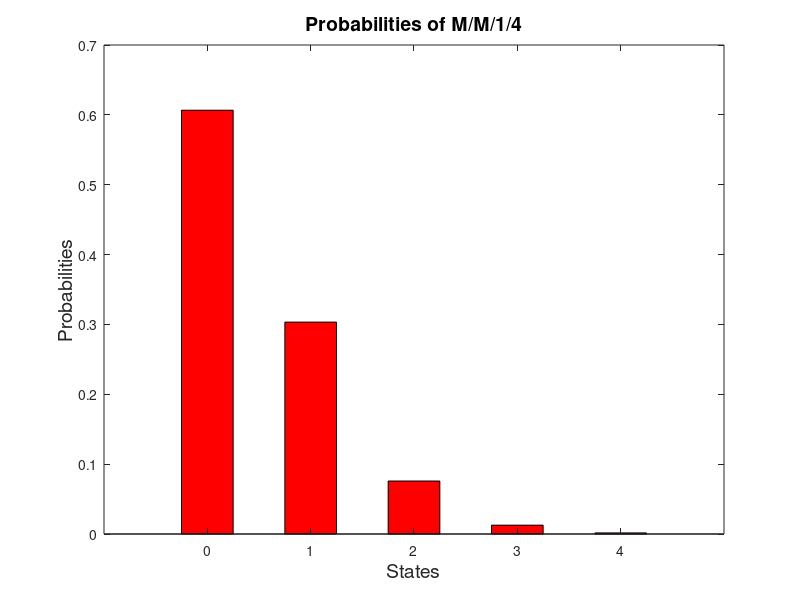
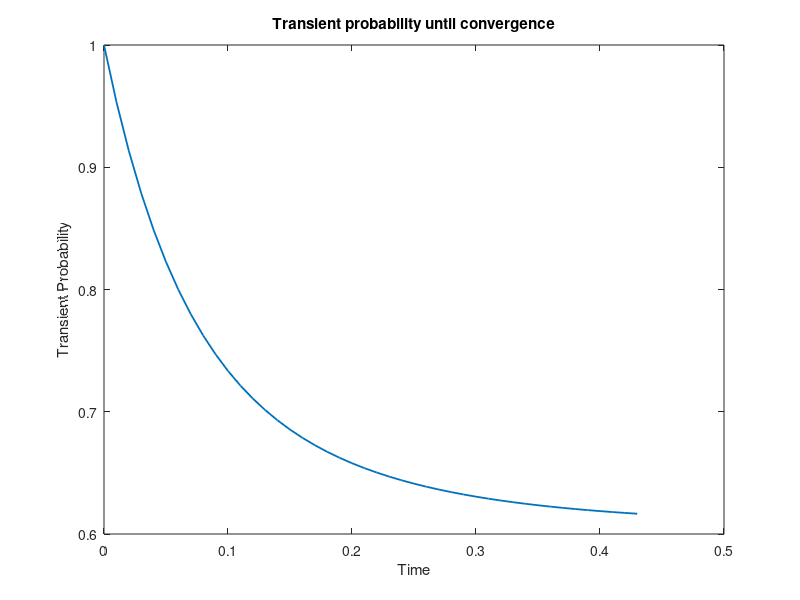
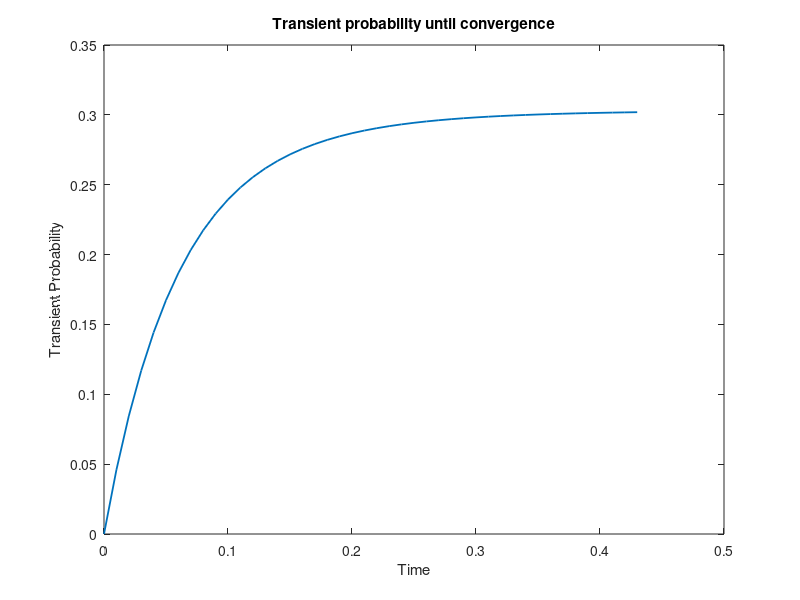
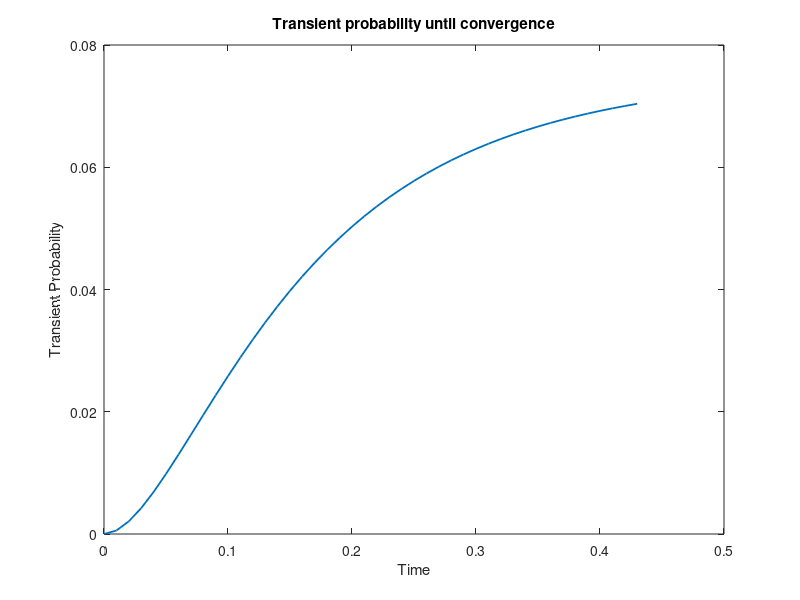

These figures' MATLAB source, in order:
%ask3
%b

m=10;
lambda=5;
N=4;
states = [0, 1, 2, 3, 4]; % system with capacity 4 states
% the initial state of the system. The system is initially empty.
initial_state = [1, 0, 0, 0, 0];

%i
births_B = [lambda, lambda/2, lambda/3, lambda/4];
deaths_D = [m, m, m, m];
Q=ctmcbd(births_B, deaths_D)

%ii
P=ctmc(Q)
figure(1);
bar(states, P, "r", 0.5);
title("Probabilities of M/M/1/4", "fontsize", 14)
xlabel("States", "fontsize", 14)
ylabel("Probabilities", "fontsize", 14)

%iii
mean_num_clients=0;
for i=1: 1:N+1
  mean_num_clients=mean_num_clients+(i-1)*P(i);  %array indexes starts from 1
endfor

display(mean_num_clients);

%iv
Pblocking=P(N+1);
display(Pblocking);

%v
for i = 1:1:N+1
  index = 0;
  for T = 0 : 0.01 : 50
    index = index + 1;
    Pn = ctmc(Q, T, initial_state);
    Probn(index) = Pn(i);
    if Pn - P < 0.01
      break;
    endif
  endfor

  t = 0 : 0.01 : T;
  figure(i+1);
  plot(t, Probn, "linewidth", 1.3);
  title("Transient probability until convergence");
  xlabel("Time");
  ylabel("Transient Probability");
endfor


